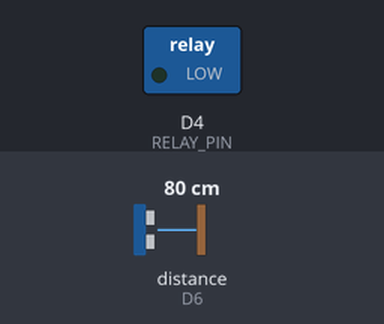
Bench run of a sketch on a simulated ESP8266 (NodeMCU). Parts: switched loads named in the sketch (green lamp = pin HIGH). Wiring (inferred from the names in the program): ultrasonic range finder: trigger D5; echo D6. The inputs (shaded band) are chosen by the test bench; at power-on: distance to the obstacle (sensor on D6) 80 cm. The echo pulse lasts 58.3 µs per cm; pins used as bus, display or sensor lines are not drawn; what the sketch prints to the serial monitor is not drawn.

Above: at 1.2 s.
1.3 s: distance to the obstacle (sensor on D6) set to 5 cm
3.5 s: distance to the obstacle (sensor on D6) set to 2 cm
At 5.6 s:
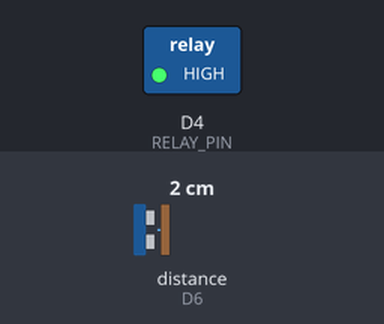
5.9 s: distance to the obstacle (sensor on D6) set to 4 cm
7.8 s: distance to the obstacle (sensor on D6) set to 7 cm
At 9.2 s:
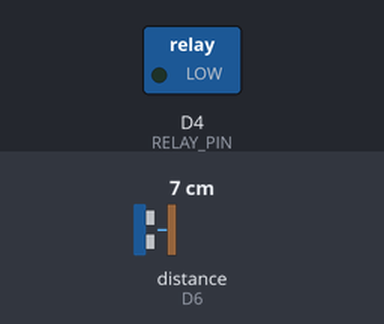
Timing chart, 0 to 10.8 s (numbered marks = the images above; inputs shaded):
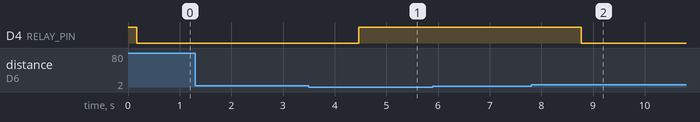

The sketch:

water_leveloriginal.ino
```cpp
#define TRIG_PIN D5
#define ECHO_PIN D6
#define RELAY_PIN D4

// ---- Calibrated distances ----
const float FULL_DISTANCE = 3.6;   // cm - closest measured distance (tank full)
const float EMPTY_DISTANCE = 6.3;  // cm - farthest measured distance (tank empty)

long duration;
float distance;
int levelPercent;
bool pumpState = false; // Pump OFF initially

void setup() {
  Serial.begin(115200);
  pinMode(TRIG_PIN, OUTPUT);
  pinMode(ECHO_PIN, INPUT);
  pinMode(RELAY_PIN, OUTPUT);

  digitalWrite(RELAY_PIN, HIGH); // Pump OFF initially
  Serial.println("System Started - Smart Water Pump (Offline Mode)");
}

// ---------- Read and average water level ----------
float getAverageDistance(int samples = 3) {
  float sum = 0;
  for (int i = 0; i < samples; i++) {
    // Trigger ultrasonic pulse
    digitalWrite(TRIG_PIN, LOW);
    delayMicroseconds(2);
    digitalWrite(TRIG_PIN, HIGH);
    delayMicroseconds(10);
    digitalWrite(TRIG_PIN, LOW);

    // Read echo
    long dur = pulseIn(ECHO_PIN, HIGH, 20000); // 20ms timeout
    if (dur == 0) dur = 20000; // treat no echo as max distance

    float d = (dur * 0.0343) / 2.0;
    sum += d;
    delay(50); // small delay between samples
  }
  return sum / samples;
}

void readWaterLevel() {
  distance = getAverageDistance();

  // Map distance to 0–100%
  levelPercent = map(distance, EMPTY_DISTANCE, FULL_DISTANCE, 0, 100);
  levelPercent = constrain(levelPercent, 0, 100);

  Serial.print("Distance: ");
  Serial.print(distance);
  Serial.print(" cm | Water Level: ");
  Serial.print(levelPercent);
  Serial.println(" %");

  // ---- Pump Control via Relay ----
  if (levelPercent <= 5 && !pumpState) {       // Tank empty
    pumpState = true;
    digitalWrite(RELAY_PIN, LOW);              // Relay ON → Pump ON
    Serial.println("💧 Pump ON");
  }
  else if (levelPercent >= 95 && pumpState) { // Tank full
    pumpState = false;
    digitalWrite(RELAY_PIN, HIGH);             // Relay OFF → Pump OFF
    Serial.println("✅ Pump OFF");
  }
}

void loop() {
  readWaterLevel();
  delay(2000); // Measure every 2 sec
}
```

Measured:
- the behaviour switches between 4 and 3 cm on distance to the obstacle (sensor on D6) (found by bisection; images 0 and 1)
- the behaviour switches between 5 and 6 cm on distance to the obstacle (sensor on D6) (found by bisection; images 1 and 2)
- after the input at 1.3 s, every drawn part: stays the same
- after the input at 3.5 s, D4 (RELAY_PIN): LOW → HIGH after 0.97 s
- after the input at 5.9 s, every drawn part: stays the same
- after the input at 7.8 s, D4 (RELAY_PIN): HIGH → LOW after 0.98 s
